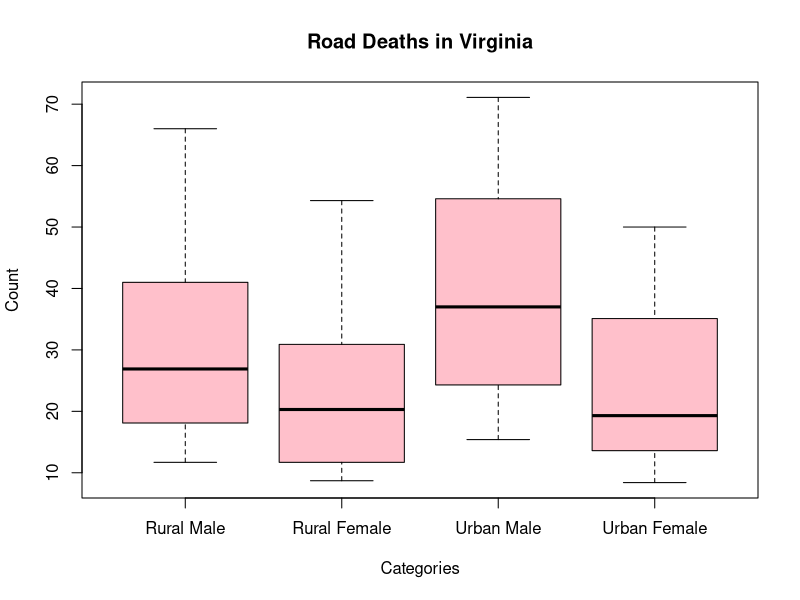
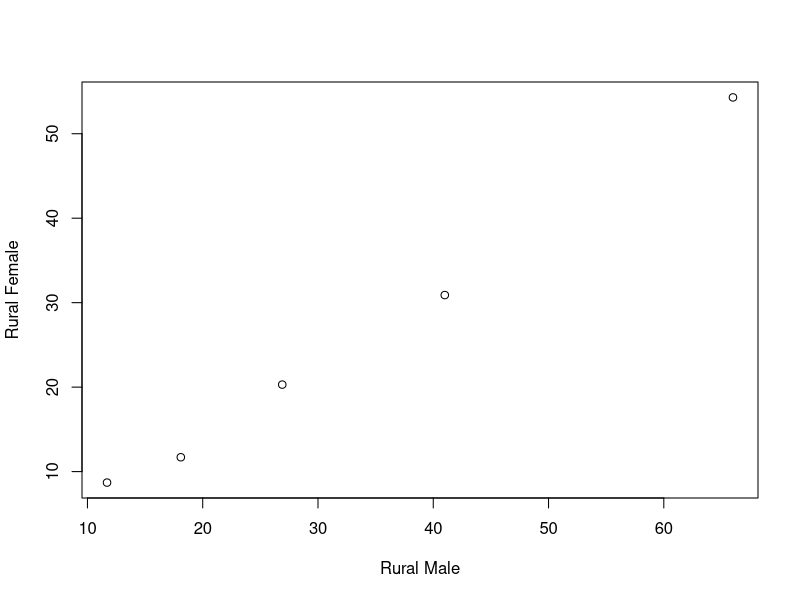
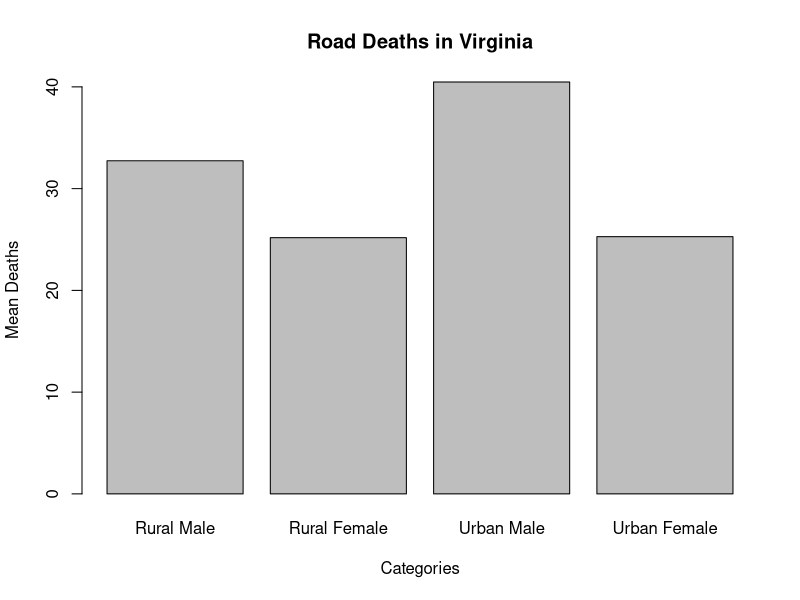
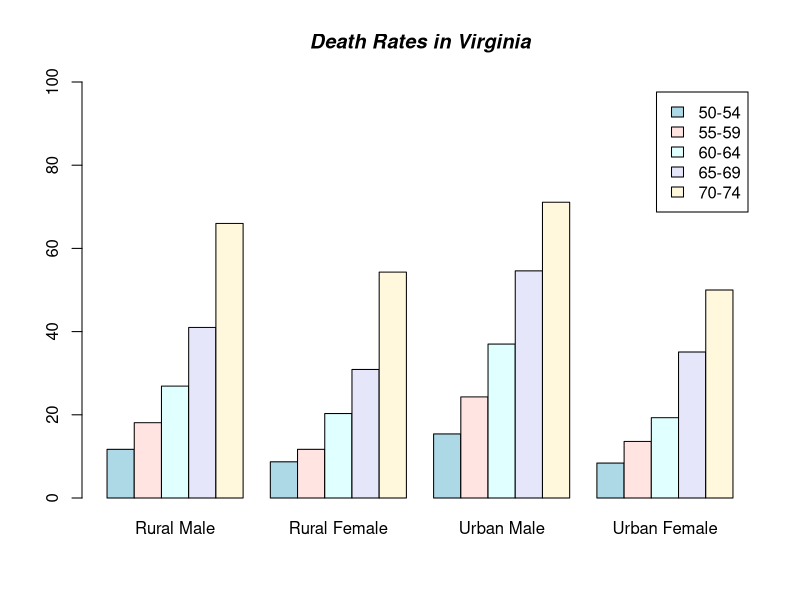
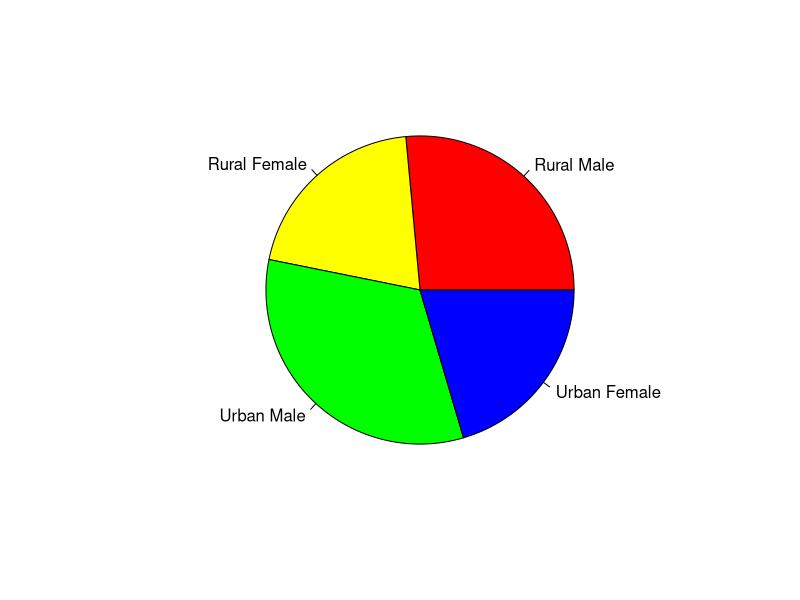
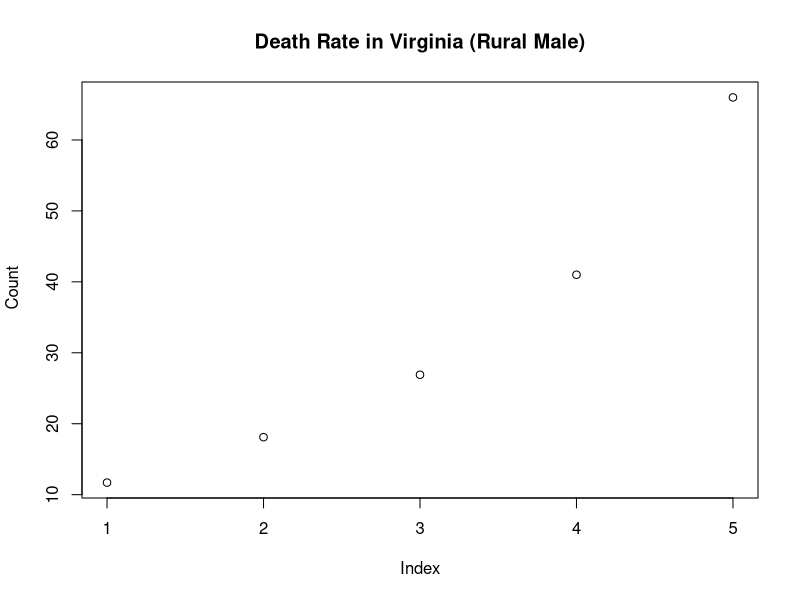
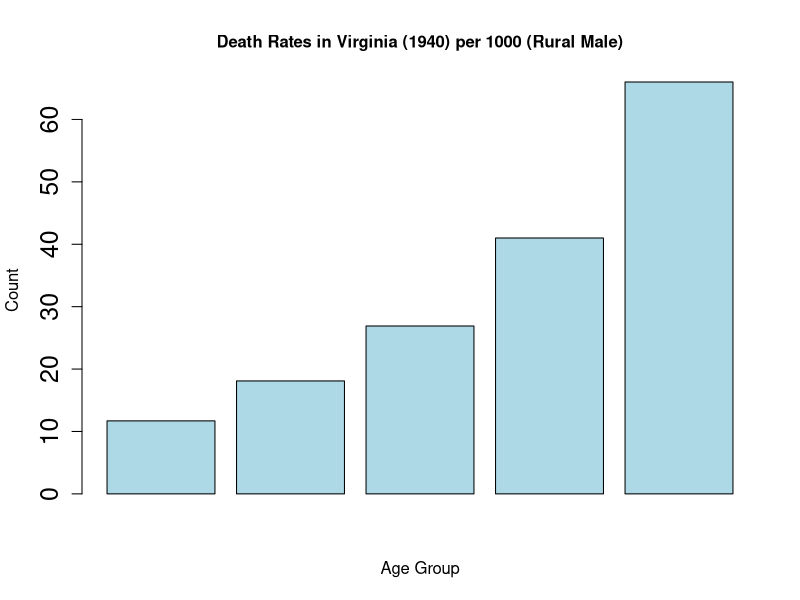
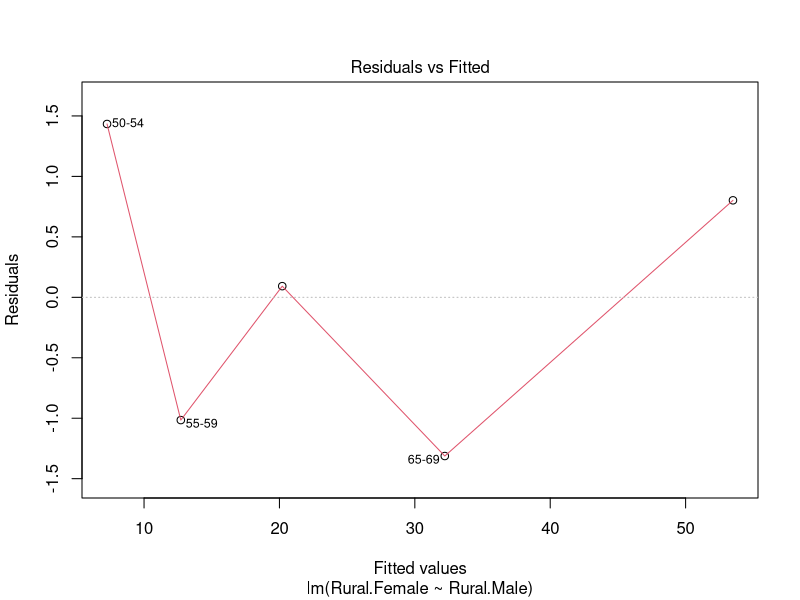

The R script that drew these images, in order:
## ---- chunk 1

summary(VADeaths)


boxplot(VADeaths, col = "pink")
title(xlab = "Categories", ylab = "Count", main = "Road Deaths in Virginia")
plot(VADeaths)


VAD <- data.frame(VADeaths)
var(VAD$Rural.Male)
var(VAD$Rural.Female)
var(VAD$Urban.Male)
var(VAD$Urban.Female)

sd(VAD$Rural.Male)
sd(VAD$Rural.Female)
sd(VAD$Urban.Male)
sd(VAD$Urban.Female)
## ---- chunk 2
VADmeans <-  colMeans(VADeaths)
VADmeans


barplot(VADmeans, main = "Road Deaths in Virginia", xlab = "Categories", ylab = "Mean Deaths", col = 'gray') 

barplot(VADeaths, beside = TRUE, col = c("lightblue", "mistyrose", "lightcyan","lavender", "cornsilk"), legend = TRUE, ylim = c(0, 100)) +
title(main = "Death Rates in Virginia", font.main = 4)

pie(VADmeans, col = c("red", "yellow", "green", "blue"))

VADeaths <- data.frame(VADeaths)
plot(VADeaths$Rural.Male, main = 'Death Rate in Virginia (Rural Male)', ylab = ' Count')

barplot(VADeaths$Rural.Male, main = "Death Rates in Virginia (1940) per 1000 (Rural Male)", cex.axis = 1.5, cex.names = 1.5, cex.main = 1., xlab = 'Age Group', ylab = 'Count', col  = 'light blue')
## ---- chunk 3
VADeaths <- data.frame(VADeaths)
# Linear regression model of number of death among Female in Rural area against Male in the same area


mod = lm(Rural.Female ~ Rural.Male , data = VADeaths)
summary(mod)
plot(mod)




cs <- chisq.test(VADeaths)
cs

#To show the expected value of death in each category and age group 
cs$expected


